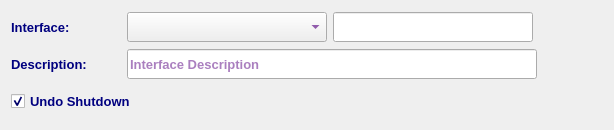
<?xml version="1.0" encoding="UTF-8"?>
<ui version="4.0">
 <class>InterfaceWidget</class>
 <widget class="QWidget" name="InterfaceWidget">
  <property name="geometry">
   <rect>
    <x>0</x>
    <y>0</y>
    <width>614</width>
    <height>130</height>
   </rect>
  </property>
  <property name="sizePolicy">
   <sizepolicy hsizetype="Preferred" vsizetype="Fixed">
    <horstretch>0</horstretch>
    <verstretch>0</verstretch>
   </sizepolicy>
  </property>
  <property name="minimumSize">
   <size>
    <width>200</width>
    <height>130</height>
   </size>
  </property>
  <property name="maximumSize">
   <size>
    <width>16777215</width>
    <height>130</height>
   </size>
  </property>
  <property name="font">
   <font>
    <family>Tahoma</family>
    <pointsize>10</pointsize>
   </font>
  </property>
  <property name="windowTitle">
   <string>Form</string>
  </property>
  <layout class="QVBoxLayout" name="verticalLayout">
   <item>
    <layout class="QHBoxLayout" name="horizontalLayout_2">
     <item>
      <widget class="QLabel" name="interfaceLbl">
       <property name="minimumSize">
        <size>
         <width>110</width>
         <height>30</height>
        </size>
       </property>
       <property name="maximumSize">
        <size>
         <width>110</width>
         <height>30</height>
        </size>
       </property>
       <property name="font">
        <font>
         <family>Tahoma</family>
         <pointsize>10</pointsize>
         <weight>75</weight>
         <bold>true</bold>
        </font>
       </property>
       <property name="styleSheet">
        <string notr="true">color: rgb(0, 0, 127);</string>
       </property>
       <property name="text">
        <string>Interface: </string>
       </property>
      </widget>
     </item>
     <item>
      <widget class="QComboBox" name="interfaceTypeCB">
       <property name="minimumSize">
        <size>
         <width>200</width>
         <height>30</height>
        </size>
       </property>
       <property name="maximumSize">
        <size>
         <width>200</width>
         <height>30</height>
        </size>
       </property>
       <property name="font">
        <font>
         <family>Tahoma</family>
         <pointsize>10</pointsize>
         <weight>75</weight>
         <bold>true</bold>
        </font>
       </property>
       <property name="styleSheet">
        <string notr="true">color: rgb(85, 0, 127);</string>
       </property>
      </widget>
     </item>
     <item>
      <widget class="QLineEdit" name="interfaceLE">
       <property name="sizePolicy">
        <sizepolicy hsizetype="Preferred" vsizetype="Preferred">
         <horstretch>0</horstretch>
         <verstretch>0</verstretch>
        </sizepolicy>
       </property>
       <property name="minimumSize">
        <size>
         <width>200</width>
         <height>30</height>
        </size>
       </property>
       <property name="maximumSize">
        <size>
         <width>200</width>
         <height>30</height>
        </size>
       </property>
       <property name="font">
        <font>
         <family>Tahoma</family>
         <pointsize>10</pointsize>
         <weight>75</weight>
         <bold>true</bold>
        </font>
       </property>
       <property name="styleSheet">
        <string notr="true">color: rgb(85, 0, 127);</string>
       </property>
       <property name="placeholderText">
        <string/>
       </property>
      </widget>
     </item>
     <item>
      <spacer name="horizontalSpacer">
       <property name="orientation">
        <enum>Qt::Horizontal</enum>
       </property>
       <property name="sizeHint" stdset="0">
        <size>
         <width>40</width>
         <height>20</height>
        </size>
       </property>
      </spacer>
     </item>
    </layout>
   </item>
   <item>
    <layout class="QHBoxLayout" name="horizontalLayout_3">
     <item>
      <widget class="QLabel" name="interfaceDescLbl">
       <property name="minimumSize">
        <size>
         <width>110</width>
         <height>30</height>
        </size>
       </property>
       <property name="maximumSize">
        <size>
         <width>110</width>
         <height>30</height>
        </size>
       </property>
       <property name="font">
        <font>
         <family>Tahoma</family>
         <pointsize>10</pointsize>
         <weight>75</weight>
         <bold>true</bold>
        </font>
       </property>
       <property name="styleSheet">
        <string notr="true">color: rgb(0, 0, 127);</string>
       </property>
       <property name="text">
        <string>Description: </string>
       </property>
       <property name="alignment">
        <set>Qt::AlignLeading|Qt::AlignLeft|Qt::AlignVCenter</set>
       </property>
      </widget>
     </item>
     <item>
      <widget class="QLineEdit" name="interfaceDescLE">
       <property name="sizePolicy">
        <sizepolicy hsizetype="Preferred" vsizetype="Preferred">
         <horstretch>0</horstretch>
         <verstretch>0</verstretch>
        </sizepolicy>
       </property>
       <property name="minimumSize">
        <size>
         <width>410</width>
         <height>30</height>
        </size>
       </property>
       <property name="maximumSize">
        <size>
         <width>410</width>
         <height>30</height>
        </size>
       </property>
       <property name="font">
        <font>
         <family>Tahoma</family>
         <pointsize>10</pointsize>
         <weight>75</weight>
         <bold>true</bold>
        </font>
       </property>
       <property name="styleSheet">
        <string notr="true">color: rgb(85, 0, 127);</string>
       </property>
       <property name="placeholderText">
        <string>Interface Description</string>
       </property>
      </widget>
     </item>
     <item>
      <spacer name="horizontalSpacer_2">
       <property name="orientation">
        <enum>Qt::Horizontal</enum>
       </property>
       <property name="sizeHint" stdset="0">
        <size>
         <width>40</width>
         <height>20</height>
        </size>
       </property>
      </spacer>
     </item>
    </layout>
   </item>
   <item>
    <widget class="QCheckBox" name="undoShutChB">
     <property name="minimumSize">
      <size>
       <width>0</width>
       <height>30</height>
      </size>
     </property>
     <property name="maximumSize">
      <size>
       <width>16777215</width>
       <height>30</height>
      </size>
     </property>
     <property name="font">
      <font>
       <family>Tahoma</family>
       <pointsize>10</pointsize>
       <weight>75</weight>
       <bold>true</bold>
      </font>
     </property>
     <property name="styleSheet">
      <string notr="true">color: rgb(0, 0, 127);</string>
     </property>
     <property name="text">
      <string>Undo Shutdown</string>
     </property>
     <property name="checked">
      <bool>true</bool>
     </property>
    </widget>
   </item>
  </layout>
 </widget>
 <tabstops>
  <tabstop>interfaceTypeCB</tabstop>
  <tabstop>interfaceLE</tabstop>
  <tabstop>interfaceDescLE</tabstop>
  <tabstop>undoShutChB</tabstop>
 </tabstops>
 <resources/>
 <connections/>
</ui>
